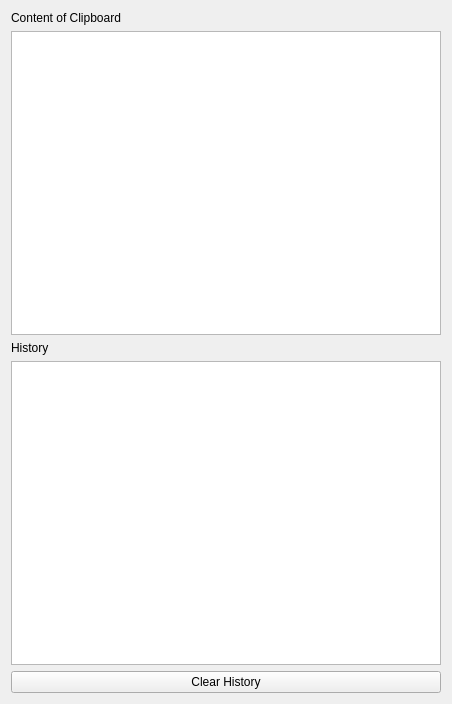
<?xml version="1.0" encoding="UTF-8"?>
<ui version="4.0">
 <class>ClipboardExtended</class>
 <widget class="QWidget" name="ClipboardExtended">
  <property name="geometry">
   <rect>
    <x>0</x>
    <y>0</y>
    <width>452</width>
    <height>704</height>
   </rect>
  </property>
  <property name="windowTitle">
   <string>ClipboardExtended</string>
  </property>
  <layout class="QVBoxLayout" name="verticalLayout">
   <item>
    <widget class="QLabel" name="labelContentClipboard">
     <property name="text">
      <string>Content of Clipboard</string>
     </property>
    </widget>
   </item>
   <item>
    <widget class="QPlainTextEdit" name="plainTextEditClipboard">
     <property name="readOnly">
      <bool>true</bool>
     </property>
    </widget>
   </item>
   <item>
    <widget class="QLabel" name="labelHistory">
     <property name="text">
      <string>History</string>
     </property>
    </widget>
   </item>
   <item>
    <widget class="QListView" name="listViewHistory"/>
   </item>
   <item>
    <widget class="QPushButton" name="pushButtonClearHistory">
     <property name="text">
      <string>Clear History</string>
     </property>
    </widget>
   </item>
  </layout>
 </widget>
 <layoutdefault spacing="6" margin="11"/>
 <resources/>
 <connections/>
</ui>
